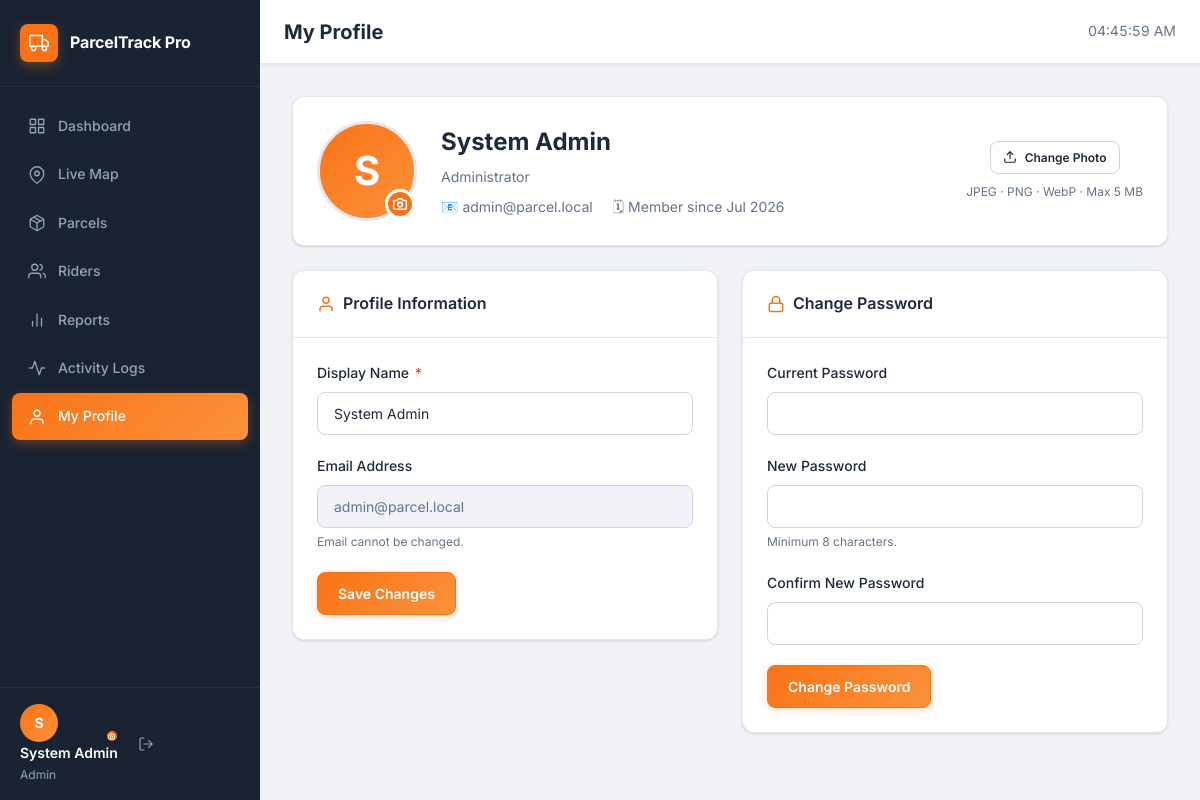
Screenshot of /admin/profile.php (signed in) with the database file from the repository.
### tables this page shows
CREATE TABLE `users` (
  `id`         INT UNSIGNED NOT NULL AUTO_INCREMENT,
  `name`       VARCHAR(100) NOT NULL,
  `email`      VARCHAR(150) NOT NULL,
  `password`   VARCHAR(255) NOT NULL,
  `role`       ENUM('admin','rider') NOT NULL DEFAULT 'rider',
  `avatar`     VARCHAR(255) DEFAULT NULL,
  `created_at` TIMESTAMP NOT NULL DEFAULT CURRENT_TIMESTAMP,
  `updated_at` TIMESTAMP NOT NULL DEFAULT CURRENT_TIMESTAMP ON UPDATE CURRENT_TIMESTAMP,
  PRIMARY KEY (`id`),
  UNIQUE KEY `uq_users_email` (`email`)
);

### includes/functions.php (called while the page is built, shortened)
<?php
function e($value): string
{
    return htmlspecialchars((string) $value, ENT_QUOTES | ENT_SUBSTITUTE, 'UTF-8');
}
function fmt_date(?string $datetime, string $format = 'M d, Y h:i A'): string
{
    try {
        $dt = new DateTimeImmutable($datetime);
        return $dt->format($format);
    } catch (Exception $e) {
        return $datetime;
    }
}

### admin/profile.php (the view, shortened to what this page needs)
<?php
require_once __DIR__ . '/../includes/functions.php';
$pdo    = db();
$userId = current_user_id();
$user = $pdo->prepare('SELECT * FROM users WHERE id = ? LIMIT 1');
$user->execute([$userId]);
$user = $user->fetch();
$errors     = [];
?>
<?php require_once __DIR__ . '/../includes/header.php'; ?>
<div class="card" style="margin-bottom:var(--space-6);padding:var(--space-6);">
    <div style="display:flex;align-items:center;gap:var(--space-6);flex-wrap:wrap;">
        <div style="position:relative;flex-shrink:0;">
            <div id="adminAvatarEl"
                 style="width:100px;height:100px;border-radius:50%;background:linear-gradient(135deg,var(--color-accent,#f97316),#fb923c);display:flex;align-items:center;justify-content:center;font-size:2.5rem;font-weight:700;color:#fff;overflow:hidden;cursor:pointer;border:3px solid var(--color-border);"
                 title="Click to change profile photo"
                 onclick="document.getElementById('adminAvatarFile').click()">
                <?php if ($user['avatar']): ?>
                <img src="<?= BASE_URL ?>/assets/uploads/avatars/<?= e(rawurlencode($user['avatar'])) ?>"
                     alt="<?= e($user['name']) ?>"
                     style="width:100%;height:100%;object-fit:cover;border-radius:50%;display:block;">
                <?php else: ?>
                <?= strtoupper(substr($user['name'], 0, 1)) ?>
                <?php endif; ?>
            </div>
            <label for="adminAvatarFile"
                   style="position:absolute;bottom:2px;right:2px;width:30px;height:30px;border-radius:50%;background:var(--color-accent,#f97316);border:3px solid var(--color-bg-card,#fff);display:flex;align-items:center;justify-content:center;cursor:pointer;"
                   title="Upload new photo">
                <svg xmlns="http://www.w3.org/2000/svg" viewBox="0 0 24 24" fill="none" stroke="#fff" stroke-width="2.5" stroke-linecap="round" stroke-linejoin="round" style="width:14px;height:14px;"><path d="M23 19a2 2 0 0 1-2 2H3a2 2 0 0 1-2-2V8a2 2 0 0 1 2-2h4l2-3h6l2 3h4a2 2 0 0 1 2 2z"/><circle cx="12" cy="13" r="4"/></svg>
            </label>
        </div>
        <div style="flex:1;min-width:0;">
            <div style="font-size:1.5rem;font-weight:700;color:var(--color-text);margin-bottom:var(--space-1);"><?= e($user['name']) ?></div>
            <div style="font-size:var(--font-size-sm);color:var(--color-text-muted);margin-bottom:var(--space-2);">Administrator</div>
            <div style="font-size:var(--font-size-sm);color:var(--color-text-muted);">
                <span style="margin-right:var(--space-4);">📧 <?= e($user['email']) ?></span>
                <span>🗓 Member since <?= fmt_date($user['created_at'], 'M Y') ?></span>
            </div>
        </div>
        <div style="text-align:center;flex-shrink:0;">
            <button type="button" class="btn btn-secondary btn-sm" onclick="document.getElementById('adminAvatarFile').click()">
                <svg xmlns="http://www.w3.org/2000/svg" viewBox="0 0 24 24" fill="none" stroke-width="2" stroke-linecap="round" stroke-linejoin="round" style="width:14px;height:14px;"><path d="M21 15v4a2 2 0 0 1-2 2H5a2 2 0 0 1-2-2v-4"/><polyline points="17 8 12 3 7 8"/><line x1="12" y1="3" x2="12" y2="15"/></svg>
                Change Photo
            </button>
            <div class="text-xs text-muted" style="margin-top:var(--space-2);">JPEG · PNG · WebP · Max 5 MB</div>
        </div>
    </div>
</div>
<div style="display:grid;grid-template-columns:1fr 1fr;gap:var(--space-6);align-items:start;">
    <div class="card">
        <div class="card-header">
            <div class="card-title">
                <svg xmlns="http://www.w3.org/2000/svg" viewBox="0 0 24 24" fill="none" stroke-width="2" stroke-linecap="round" stroke-linejoin="round"><path d="M20 21v-2a4 4 0 0 0-4-4H8a4 4 0 0 0-4 4v2"/><circle cx="12" cy="7" r="4"/></svg>
                Profile Information
            </div>
        </div>
        <div class="card-body">
            <form method="POST" novalidate>
                <div class="form-group">
                    <label class="form-label" for="name">Display Name <span class="required">*</span></label>
                    <input type="text" id="name" name="name" class="form-control <?= isset($errors['name']) ? 'is-invalid' : '' ?>"
                           value="<?= e($user['name']) ?>" required>
                </div>
                <div class="form-group">
                    <label class="form-label">Email Address</label>
                    <input type="email" class="form-control" value="<?= e($user['email']) ?>" disabled>
                    <div class="form-hint">Email cannot be changed.</div>
                </div>
                <button type="submit" class="btn btn-primary">Save Changes</button>
            </form>
        </div>
    </div>
    <div class="card">
        <div class="card-header">
            <div class="card-title">
                <svg xmlns="http://www.w3.org/2000/svg" viewBox="0 0 24 24" fill="none" stroke-width="2" stroke-linecap="round" stroke-linejoin="round"><rect x="3" y="11" width="18" height="11" rx="2" ry="2"/><path d="M7 11V7a5 5 0 0 1 10 0v4"/></svg>
                Change Password
            </div>
        </div>
        <div class="card-body">
            <form method="POST" novalidate>
                <div class="form-group">
                    <label class="form-label">Current Password</label>
                    <input type="password" name="current_password" class="form-control <?= isset($errors['current_password']) ? 'is-invalid' : '' ?>"
                           autocomplete="current-password" required>
                </div>
                <div class="form-group">
                    <label class="form-label">New Password</label>
                    <input type="password" name="new_password" class="form-control <?= isset($errors['new_password']) ? 'is-invalid' : '' ?>"
                           autocomplete="new-password" required>
                    <div class="form-hint">Minimum 8 characters.</div>
                </div>
                <div class="form-group">
                    <label class="form-label">Confirm New Password</label>
                    <input type="password" name="confirm_password" class="form-control <?= isset($errors['confirm_password']) ? 'is-invalid' : '' ?>"
                           autocomplete="new-password" required>
                </div>
                <button type="submit" class="btn btn-primary">Change Password</button>
            </form>
        </div>
    </div>
</div>
<?php require_once __DIR__ . '/../includes/footer.php'; ?>

### rows the page displays
users: name "S", name "System Admin", email "admin@parcel.local", created_at "Jul 2026"

### other values shown
APP_NAME "ParcelTrack Pro"
$link['label'] "Dashboard"
$link['label'] "Live Map"
$link['label'] "Parcels"
$link['label'] "Riders"
$link['label'] "Reports"
$link['label'] "Activity Logs"
$link['label'] "My Profile"
substr(current_user_name(), 0, 1) "S"
current_user_name() "System Admin"
$role "Admin"
$pageTitle "My Profile"
